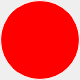
<?xml version="1.0" encoding="UTF-8"?>
<ui version="4.0">
 <class>Widget</class>
 <widget class="QWidget" name="Widget">
  <property name="geometry">
   <rect>
    <x>0</x>
    <y>0</y>
    <width>80</width>
    <height>80</height>
   </rect>
  </property>
  <property name="minimumSize">
   <size>
    <width>80</width>
    <height>80</height>
   </size>
  </property>
  <property name="maximumSize">
   <size>
    <width>80</width>
    <height>80</height>
   </size>
  </property>
  <property name="windowTitle">
   <string>Widget</string>
  </property>
  <property name="styleSheet">
   <string notr="true">QLabel{
background-image: url(:/BestWishes.jpg);
background-color: red;
border: 1px solid white;
border-radius: 40px;
}</string>
  </property>
  <layout class="QVBoxLayout" name="verticalLayout">
   <property name="spacing">
    <number>0</number>
   </property>
   <property name="leftMargin">
    <number>0</number>
   </property>
   <property name="topMargin">
    <number>0</number>
   </property>
   <property name="rightMargin">
    <number>0</number>
   </property>
   <property name="bottomMargin">
    <number>0</number>
   </property>
   <item>
    <widget class="QLabel" name="label">
     <property name="text">
      <string/>
     </property>
    </widget>
   </item>
  </layout>
 </widget>
 <resources/>
 <connections/>
</ui>
